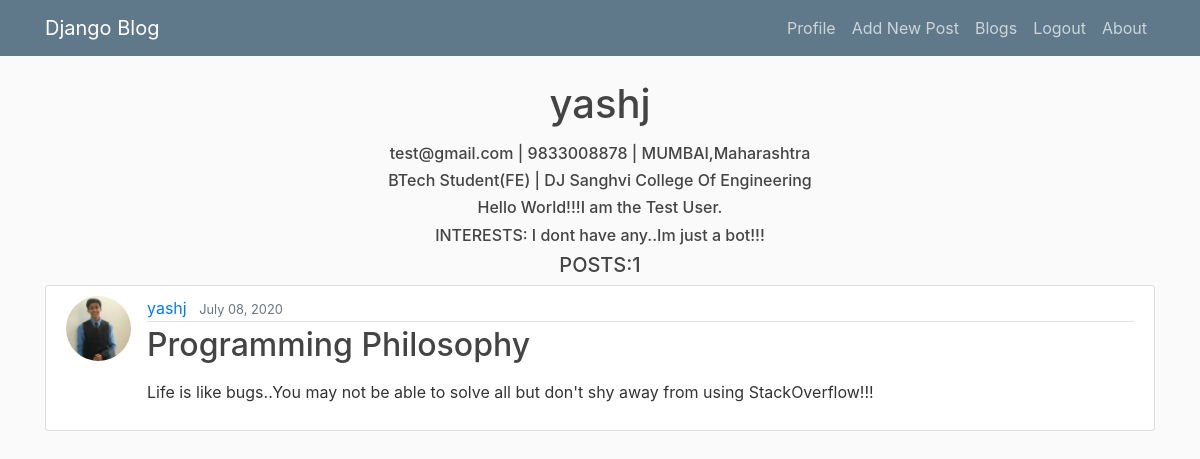
/user/yashj (signed in), run on the app's committed database.
### users/models.py (models this page shows, shortened)
class Profile(models.Model):
    user = models.OneToOneField(User, on_delete=models.CASCADE)
    image = models.ImageField(default='default.jpg', upload_to='profile_pics')
    city = models.CharField(max_length=100)
    occupation = models.CharField(max_length=200)
    college = models.CharField(max_length=200)
    contact = models.CharField(max_length=30)
    description = models.TextField()
    interests = models.TextField()

### blog/models.py (models this page shows, shortened)
class Post(models.Model):
    title = models.CharField(max_length=100)
    content = models.TextField()
    date_posted = models.DateTimeField(default=timezone.now)
    author = models.ForeignKey(User, on_delete=models.CASCADE)

### blog/views.py (the view)
# urls.py: path('user/<str:username>', UserPostListView.as_view(), name='user-posts'),
class UserPostListView(LoginRequiredMixin, ListView):
    model = Post
    template_name = 'blog/users_posts.html'
    context_object_name = 'posts'
    paginate_by = 5
    def get_queryset(self):
        user = get_object_or_404(User, username=self.kwargs.get('username'))
        return Post.objects.filter(author=user).order_by('-date_posted')

### blog/templates/blog/users_posts.html (shortened to what this page needs)
{% extends "blog/layout.html" %}
{% block content %}
  <div class="view_profile">
    <h1 class="mb-3">{{ view.kwargs.username }}</h1>
    <h6>{{ user.email }} | {{ user.profile.contact }} | {{ user.profile.city }}</h6>
    <h6>{{ user.profile.occupation }} | {{ user.profile.college }}</h6>
    <h6>{{ user.profile.description }}</h6>
    <h6>INTERESTS: {{ user.profile.interests }}</h6>
    <h5>POSTS:{{ page_obj.paginator.count }}</h5>
  </div>
    {% for post in posts %}
        <article class="media content-section">
          <img class="rounded-circle article-img" src="{{ post.author.profile.image.url }}">
          <div class="media-body">
            <div class="article-metadata">
              <a class="mr-2" href="{% url 'user-posts' post.author.username %}">{{ post.author }}</a>
              <small class="text-muted">{{ post.date_posted|date:"F d, Y" }}</small>
            </div>
            <h2><a class="article-title" href="{% url 'post-detail' post.id %}">{{ post.title }}</a></h2>
            <p class="article-content">{{ post.content| safe }}</p>
          </div>
        </article>
    {% endfor %}
{% endblock content %}

### blog/static/blog/main.css (style rules this page uses)
body { background: #fafafa; color: #333333; margin-top: 5rem; }
h1, h2, h3, h4, h5, h6 { color: #444444; }
.content-section { background: #ffffff; padding: 10px 20px; border: 1px solid #dddddd; border-radius: 3px; margin-bottom: 20px; }
.article-title { color: #444444; }
.article-content { white-space: pre-line; }
.article-img { height: 65px; width: 65px; margin-right: 16px; }
.article-metadata { padding-bottom: 1px; margin-bottom: 4px; border-bottom: 1px solid #e3e3e3 }
.view_profile { display: flex; flex-direction: column; justify-content: center; text-align: center; }

### data on the page
Post: author.profile.image (picture), author "yashj", date_posted "July 08, 2020", title "Programming Philosophy", content "Life is like bugs..You may not be able to solve all but don't shy away from using StackOverflow!!!"

### other printed values
{{ view.kwargs.username }} "yashj"
{{ user.email }} "test@gmail.com"
{{ user.profile.contact }} "9833008878"
{{ user.profile.city }} "MUMBAI,Maharashtra"
{{ user.profile.occupation }} "BTech Student(FE)"
{{ user.profile.college }} "DJ Sanghvi College Of Engineering"
{{ user.profile.description }} "Hello World!!!I am the Test User."
{{ user.profile.interests }} "I dont have any..Im just a bot!!!"
{{ page_obj.paginator.count }} "1"
